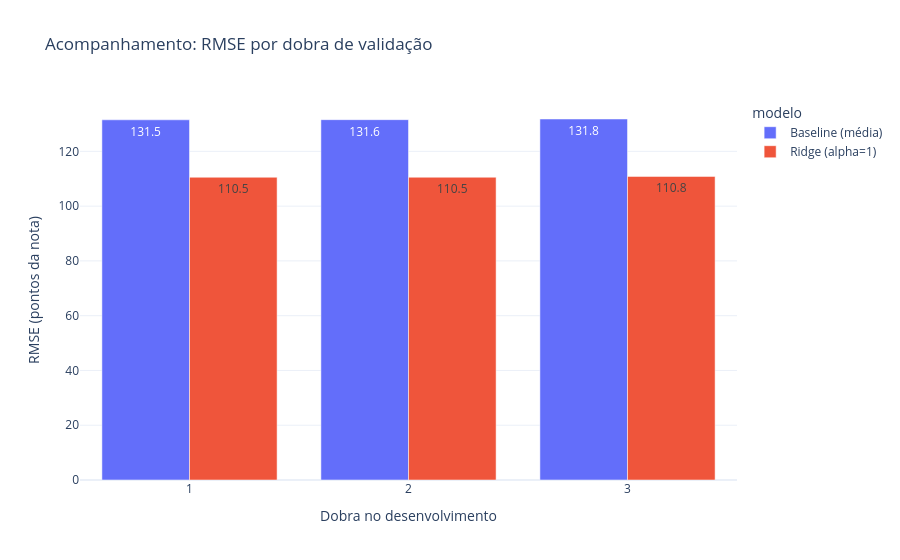

Notebook code cell kept with this figure:
### Markdown cell above
## Comparação visual e leitura inicial

RMSE e MAE estão na escala original da nota; valores menores indicam erros médios menores. R² compara o ajuste com a variação da nota e pode ser negativo. Uma diferença pequena entre dobras deve ser interpretada com cautela.

### Code cell
import plotly.express as px

fig_rmse_dobras = px.bar(
    df_resultados_dobras,
    x="dobra",
    y="RMSE",
    color="modelo",
    barmode="group",
    title="Acompanhamento: RMSE por dobra de validação",
    labels={"dobra": "Dobra no desenvolvimento", "RMSE": "RMSE (pontos da nota)"},
    text_auto=".1f",
)
fig_rmse_dobras.update_layout(template="plotly_white")
fig_rmse_dobras.show()

melhor_preliminar = df_resumo_cv.iloc[0]
print(
    f"Menor RMSE médio preliminar: {melhor_preliminar['modelo']} "
    f"({melhor_preliminar['RMSE_medio']:.2f} ± {melhor_preliminar['RMSE_dp']:.2f})."
)
print("Este resultado usa somente validação cruzada no desenvolvimento; o teste continua intocado.")

### Figure 1 — Plotly figure (JSON) as saved in the notebook; plotly's stock layout.template omitted (floating-point values rounded to 4 significant figures)
{"data": [{"alignmentgroup": "True", "hovertemplate": "modelo=Baseline (média)<br>Dobra no desenvolvimento=%{x}<br>RMSE (pontos da nota)=%{y}<extra></extra>", "legendgroup": "Baseline (média)", "marker": {"color": "#636efa", "pattern": {"shape": ""}}, "name": "Baseline (média)", "offsetgroup": "Baseline (média)", "orientation": "v", "showlegend": true, "textposition": "auto", "texttemplate": "%{y:.1f}", "type": "bar", "x": [1, 2, 3], "xaxis": "x", "y": [131.5, 131.6, 131.8], "yaxis": "y"}, {"alignmentgroup": "True", "hovertemplate": "modelo=Ridge (alpha=1)<br>Dobra no desenvolvimento=%{x}<br>RMSE (pontos da nota)=%{y}<extra></extra>", "legendgroup": "Ridge (alpha=1)", "marker": {"color": "#EF553B", "pattern": {"shape": ""}}, "name": "Ridge (alpha=1)", "offsetgroup": "Ridge (alpha=1)", "orientation": "v", "showlegend": true, "textposition": "auto", "texttemplate": "%{y:.1f}", "type": "bar", "x": [1, 2, 3], "xaxis": "x", "y": [110.5, 110.5, 110.8], "yaxis": "y"}], "layout": {"barmode": "group", "legend": {"title": {"text": "modelo"}, "tracegroupgap": 0}, "title": {"text": "Acompanhamento: RMSE por dobra de validação"}, "xaxis": {"anchor": "y", "domain": [0.0, 1.0], "title": {"text": "Dobra no desenvolvimento"}}, "yaxis": {"anchor": "x", "domain": [0.0, 1.0], "title": {"text": "RMSE (pontos da nota)"}}}}
